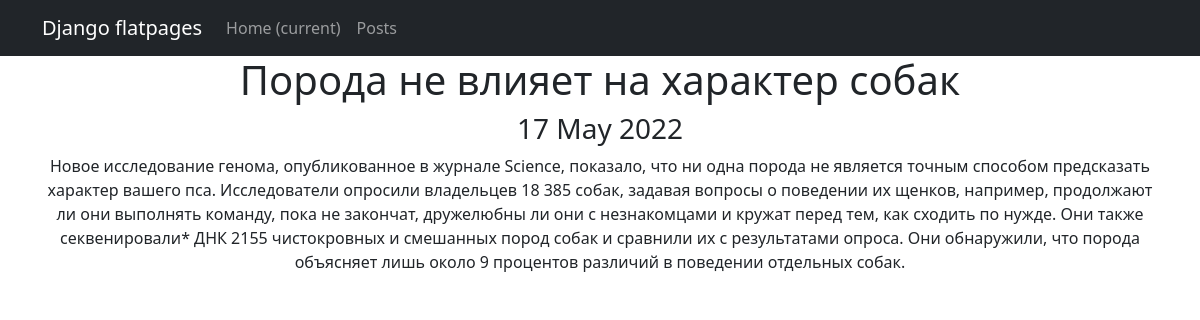
Screenshot of /posts/8 with the database file from the repository.
### newapp/models.py (models this page shows, shortened)
class Post(models.Model):
    postAuthor = models.ForeignKey(Author, on_delete=models.CASCADE)
    NEWS = 'NW'
    ARTICLE = 'AR'
    CATEGORY_CHOICE = (
        (NEWS, 'Новость'),
        (ARTICLE, 'Статья')
    )
    categoryType = models.CharField(max_length=2, choices=CATEGORY_CHOICE, default=ARTICLE)
    creationDate = models.DateTimeField(auto_now_add=True)
    postCategory = models.ManyToManyField(Category, through='PostCategory')
    postTitle = models.CharField(max_length=128)
    postText = models.TextField()
    postRating = models.SmallIntegerField(default=0)

### newapp/views.py (the view)
# urls.py: path('<int:pk>', PostDetail.as_view()),
class PostDetail(DetailView):
    model = Post
    template_name = 'post.html'
    context_object_name = 'post'

### newapp/templatetags/custom_filters.py (called while the page is built)
@register.filter()
def censor(text):
   for word in text.split():
       if word.lower() in BAD_WORDS:
           censored = word[0] + "*"*(len(word)-1)
           text = text.replace(word, censored)
           return text
   return text

### templates/post.html (shortened to what this page needs)
{% extends 'flatpages/default.html' %}
{% load custom_filters %}
{% block content %}
<h1>{{ post.postTitle|censor }}</h1>
<h3>{{ post.creationDate|date:'d M Y' }}</h3>
<h7>{{ post.postText|censor }}</h7>
{% endblock content %}

### rows the page displays
Post: postTitle|censor "Порода не влияет на характер собак", creationDate "17 May 2022", postText|censor "Новое исследование генома, опубликованное в журнале Science, показало, что ни одна порода не является точным способом предсказать характер вашего пса. Исследователи опросили владельцев 18 385 собак, задавая вопросы о поведении их щенков, например, продолжают ли они выполнять команду, пока не закончат, дружелюбны ли они с незнакомцами и кружат перед тем, как сходить по нужде. Они также секвенировали* ДНК 2155 чистокровных и смешанных пород собак и сравнили их с результатами опроса. Они обнаружили, что порода объясняет лишь около 9 процентов различий в поведении отдельных собак."
